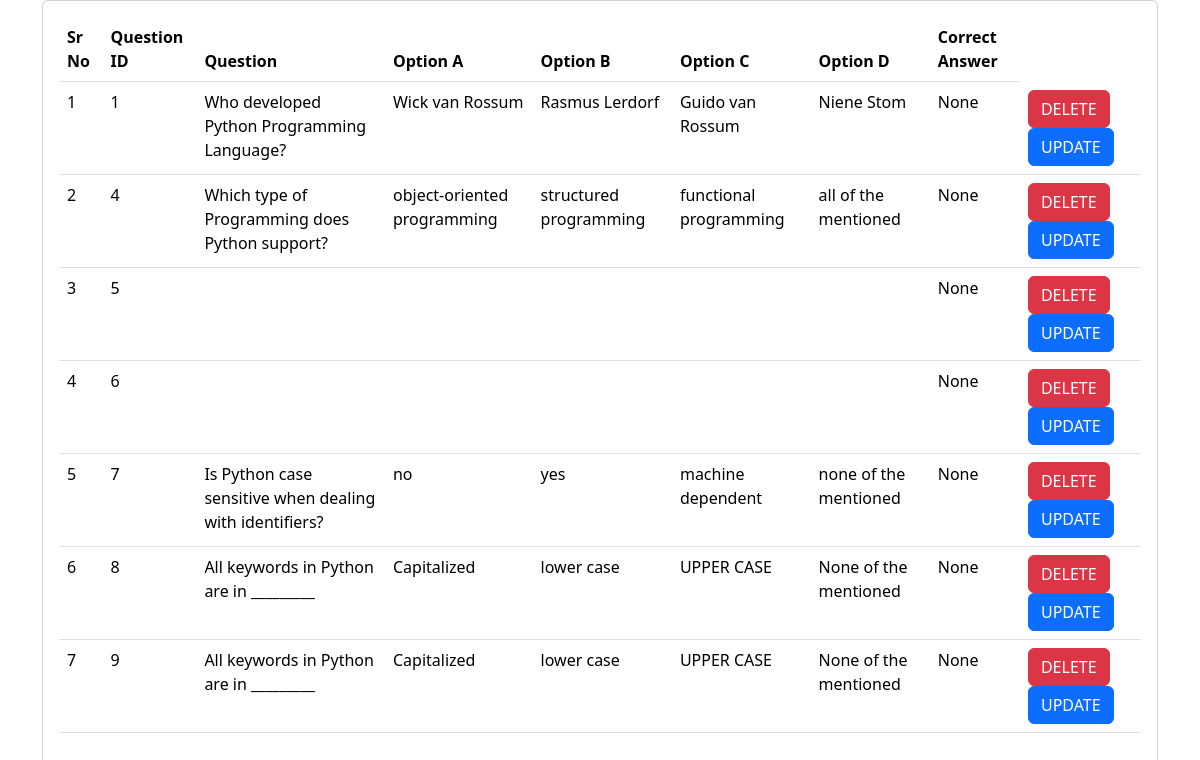
Page /python_quiz/question_details/ on the earlier database version.
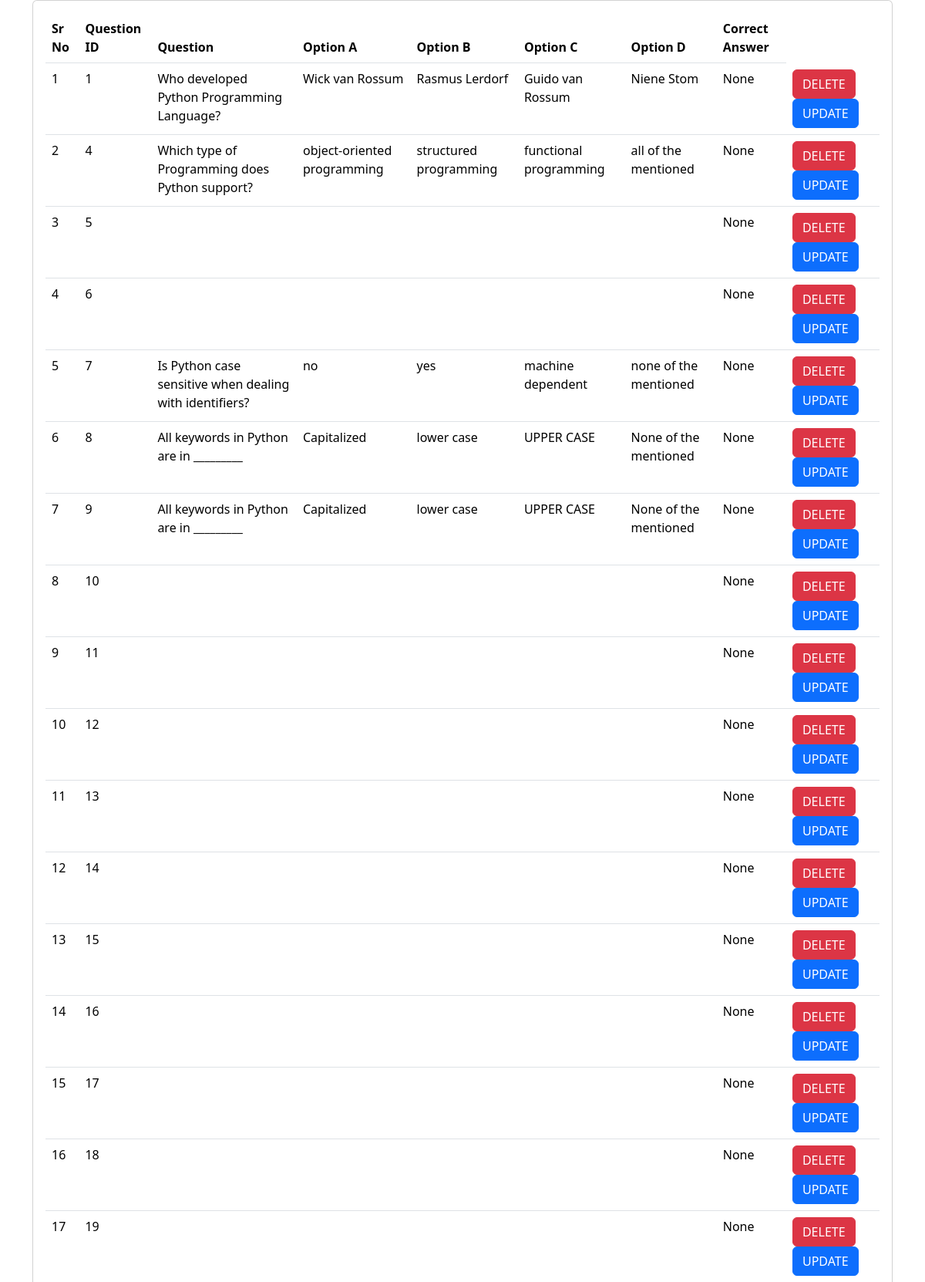
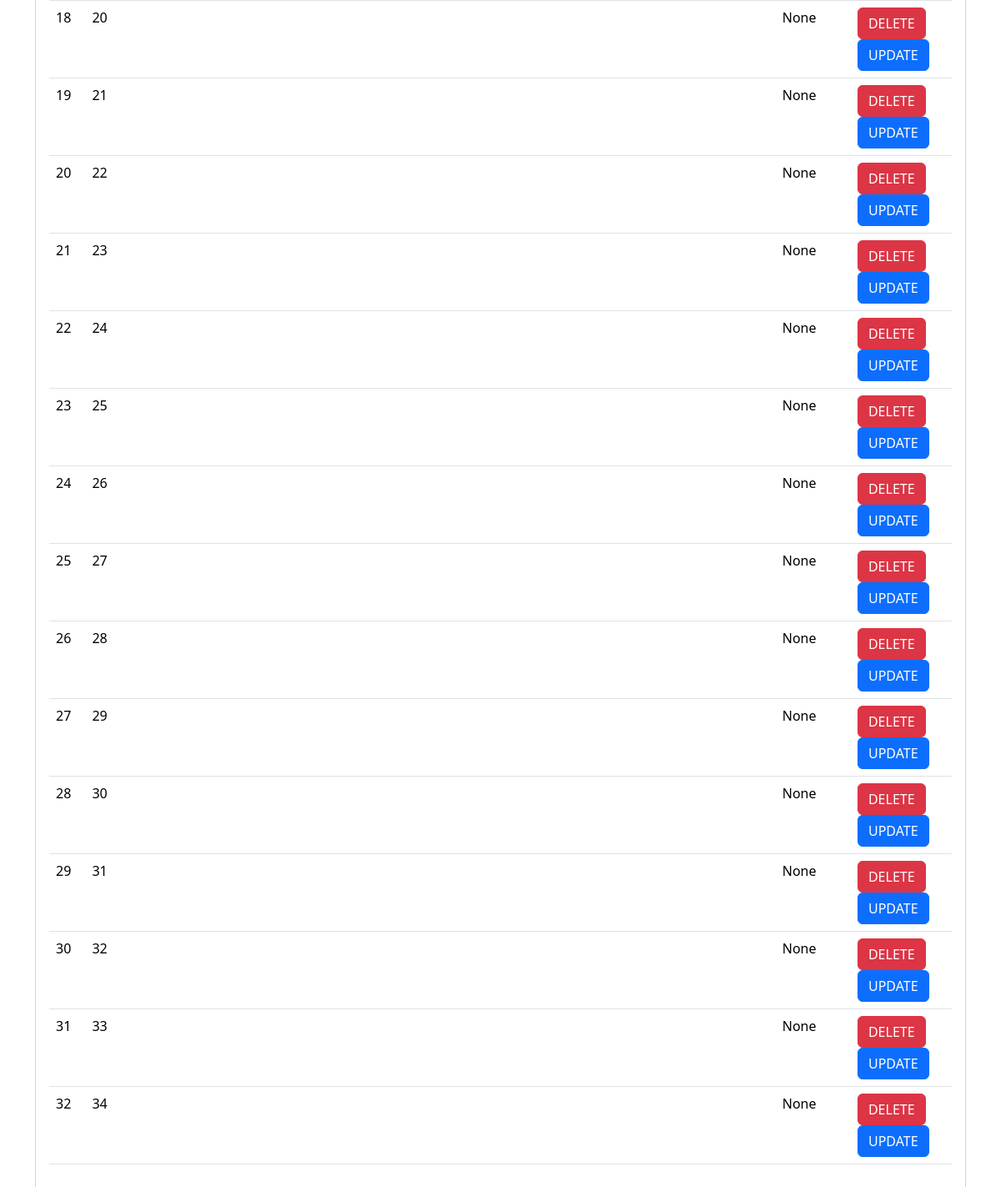
Same page on the later database version (2 pictures, top to bottom).
### python_quiz/models.py (models this page shows, shortened)
class administrator_questions(models.Model):
    id =models.IntegerField(default=None, primary_key=True, null=False)
    question = models.CharField(max_length=500, default=None)
    option_A = models.CharField(max_length=100, null=False)
    option_B = models.CharField(max_length=100, null=False)
    option_C = models.CharField(max_length=100, null=False)
    option_D = models.CharField(max_length=100, null=False)
    correct_answer = models.CharField(max_length=100, null = False)

### python_quiz/views.py (the view)
# urls.py: path('question_details/', question_details),
def question_details(request):
    question_details = administrator_questions.objects.all
    return render (request, "python_quiz/question_details.html", {'question_details': question_details})

### templates/python_quiz/question_details.html (shortened to what this page needs)
<!DOCTYPE html>
<html lang="en">
<head>
    <link href="https://cdn.jsdelivr.net/npm/bootstrap@5.3.2/dist/css/bootstrap.min.css" rel="stylesheet">
</head>
<body>
    <div class="container">
        <div class="row">
            <div class="col-md-12">
                <div class="card">
                    <div class="card-body">
                        <table class="table">
                            <thead>
                                <tr>
                                    <th>Sr No</th>
                                    <th>Question ID</th>
                                    <th>Question</th>
                                    <th>Option A</th>
                                    <th>Option B</th>
                                    <th>Option C</th>
                                    <th>Option D</th>
                                    <th>Correct Answer</th>
                                </tr>
                            </thead>
                            <tbody>
                                {% for question in question_details %}
                                <tr>
                                    <td>{{forloop.counter}}</td>
                                    <td>{{question.id}}</td>
                                    <td>{{question.question}}</td>
                                    <td>{{question.option_A}}</td>
                                    <td>{{question.option_B}}</td>
                                    <td>{{question.option_C}}</td>
                                    <td>{{question.option_D}}</td>
                                    <td>{{question.correct_answer}}</td>
                                    <td>
                                        <a class = "btn btn-danger" href="/python_quiz/question_delete/{{question.id}}">DELETE</a>
                                        <a class = "btn btn-primary" href="/python_quiz/question_update/{{question.id}}">UPDATE</a>
                                    </td>
                                </tr>
                                {% endfor %}
                            </tbody>
                    </div>
                </div>
            </div>
        </div>
    </div>
</body>
</html>

Differences in the rows shown:
added administrator_questions: id "10", correct_answer "None"
added administrator_questions: id "11", correct_answer "None"
added administrator_questions: id "12", correct_answer "None"
added administrator_questions: id "13", correct_answer "None"
added administrator_questions: id "14", correct_answer "None"
added administrator_questions: id "15", correct_answer "None"
added administrator_questions: id "16", correct_answer "None"
added administrator_questions: id "17", correct_answer "None"
added administrator_questions: id "18", correct_answer "None"
added administrator_questions: id "19", correct_answer "None"
added administrator_questions: id "20", correct_answer "None"
added administrator_questions: id "21", correct_answer "None"
added administrator_questions: id "22", correct_answer "None"
added administrator_questions: id "23", correct_answer "None"
added administrator_questions: id "24", correct_answer "None"
added administrator_questions: id "25", correct_answer "None"
added administrator_questions: id "26", correct_answer "None"
added administrator_questions: id "27", correct_answer "None"
added administrator_questions: id "28", correct_answer "None"
added administrator_questions: id "29", correct_answer "None"
added administrator_questions: id "30", correct_answer "None"
added administrator_questions: id "31", correct_answer "None"
added administrator_questions: id "32", correct_answer "None"
added administrator_questions: id "33", correct_answer "None"
added administrator_questions: id "34", correct_answer "None"
